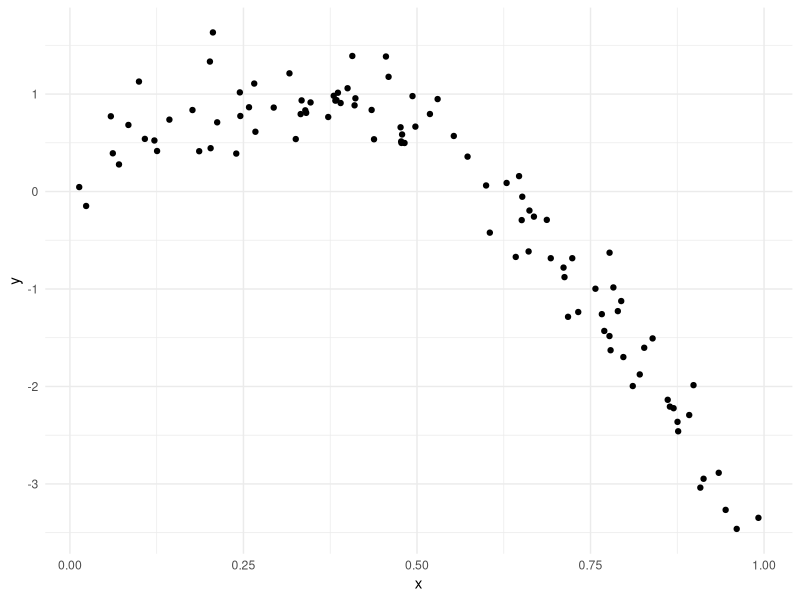
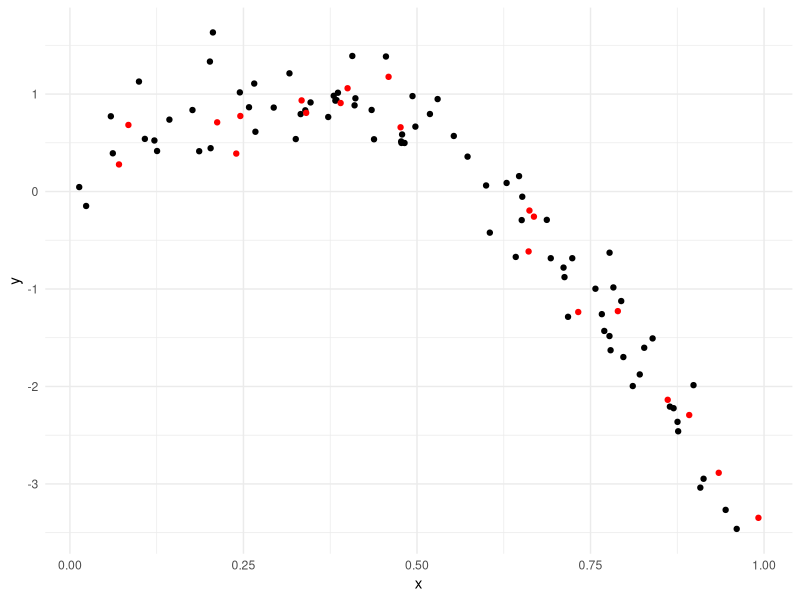
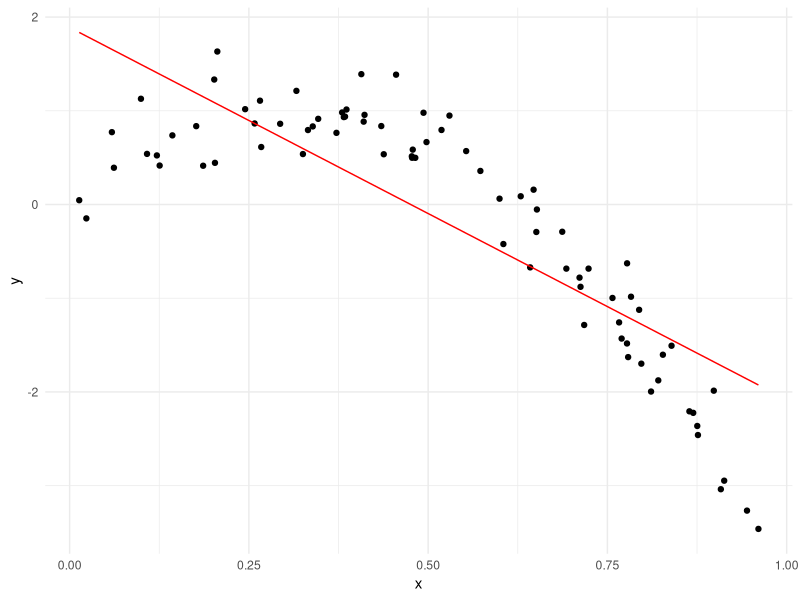
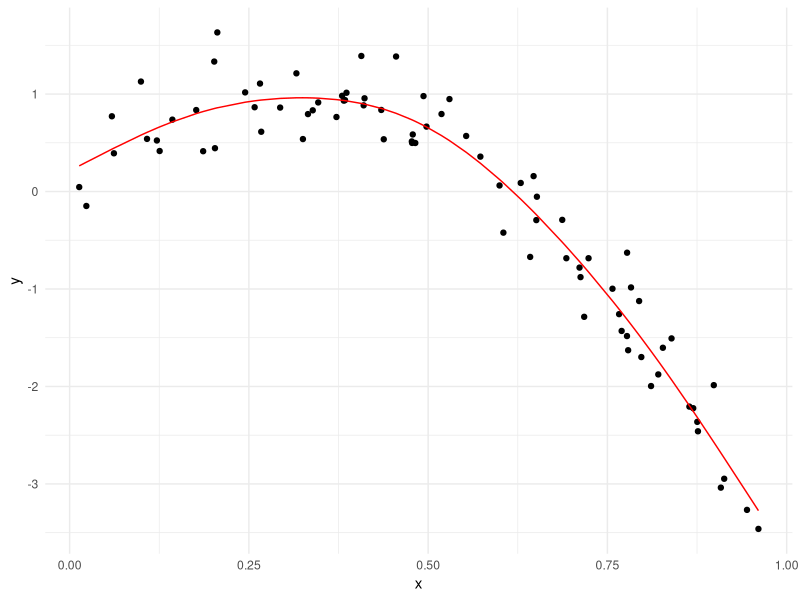
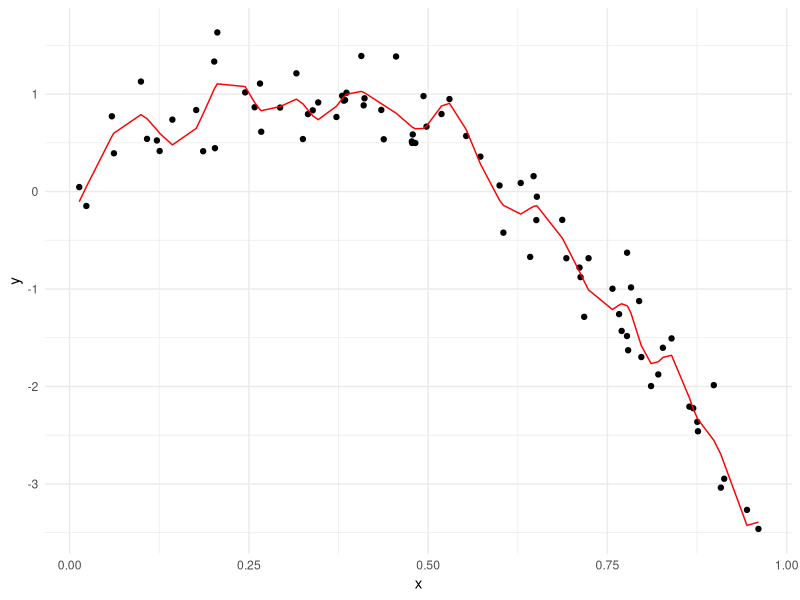
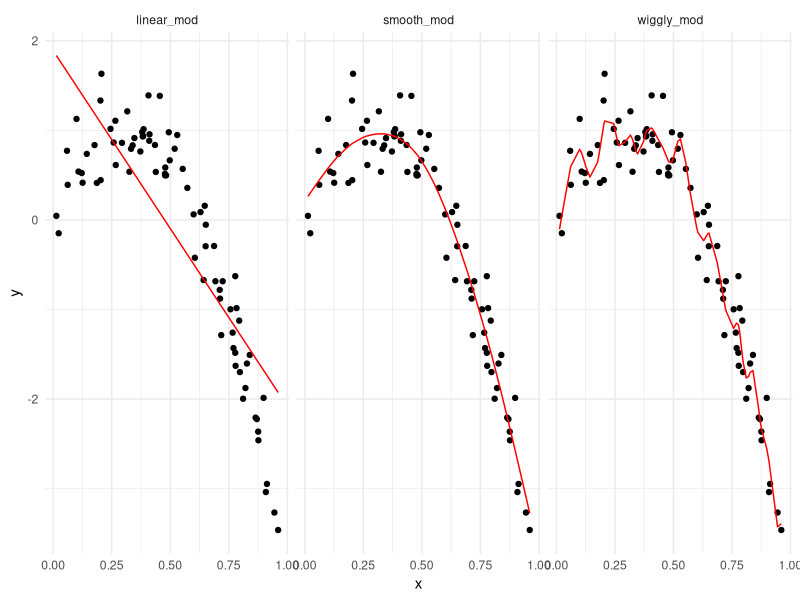

These charts were generated, in order, by the following R code:
## ---- chunk 1
library(tidyverse)
library(modelr)
library(mgcv)

knitr::opts_chunk$set(
  fig.width = 6,
  fig.asp = .6,
  out.width = "90%"
)
theme_set(theme_minimal() + theme(legend.position = "bottom"))
options(
  ggplot2.continuous.colour = "viridis",
  ggplot2.continuous.fill = "viridis"
)
scale_colour_discrete = scale_color_viridis_d
scale_fill_discrete = scale_fill_viridis_d

set.seed(1)
## ---- chunk 2
nonlin_df = 
  tibble(
    id = 1:100,
    x = runif(100, 0, 1),
    y = 1 - 10 * (x - .3) ^ 2 + rnorm(100, 0, .3)
  )

nonlin_df %>% 
  ggplot(aes(x = x, y = y)) + 
  geom_point()
## ---- chunk 3
train_df = sample_n(nonlin_df, 80)
test_df = anti_join(nonlin_df, train_df, by = "id")

ggplot(train_df, aes(x = x, y = y)) + 
  geom_point() + 
  geom_point(data = test_df, color = "red")
## ---- chunk 4
linear_mod = lm(y ~ x, data = train_df)
smooth_mod = mgcv::gam(y ~ s(x), data = train_df)
wiggly_mod = mgcv::gam(y ~ s(x, k = 30), sp = 10e-6, data = train_df)
## ---- chunk 5
train_df %>% 
  add_predictions(linear_mod) %>% 
  ggplot(aes(x = x, y = y)) + geom_point() + 
  geom_line(aes(y = pred), color = "red")

train_df %>% 
  add_predictions(smooth_mod) %>% 
  ggplot(aes(x = x, y = y)) + geom_point() + 
  geom_line(aes(y = pred), color = "red")

train_df %>% 
  add_predictions(wiggly_mod) %>% 
  ggplot(aes(x = x, y = y)) + geom_point() + 
  geom_line(aes(y = pred), color = "red")
## ---- chunk 6
train_df %>% 
  gather_predictions(linear_mod, smooth_mod, wiggly_mod) %>% 
  mutate(model = fct_inorder(model)) %>% 
  ggplot(aes(x = x, y = y)) + 
  geom_point() + 
  geom_line(aes(y = pred), color = "red") + 
  facet_wrap(~model)
## ---- chunk 7
rmse(linear_mod, test_df)
rmse(smooth_mod, test_df)
rmse(wiggly_mod, test_df)
